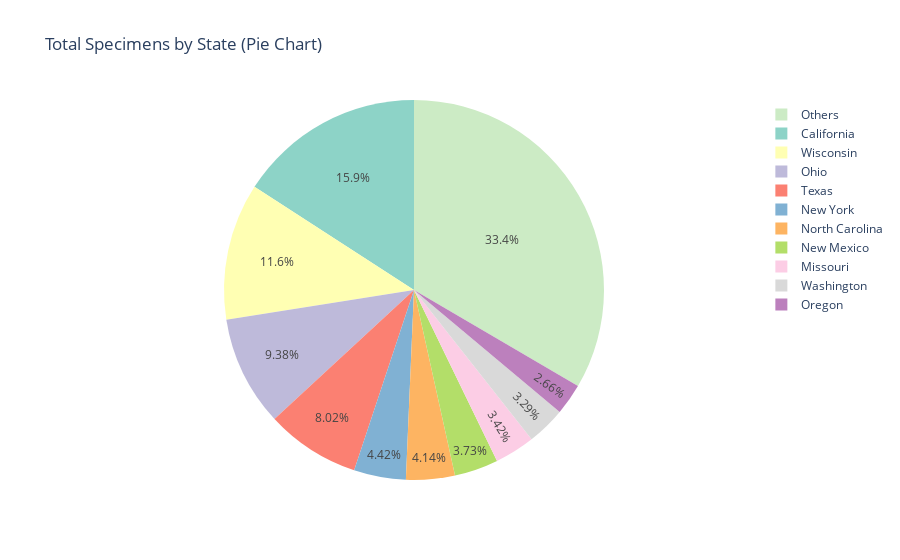

The notebook cell saved with this chart:
### Markdown cell above
This point graph plotted with matplotlib displays total number of specimens collected for virus types in flu cases.

### Code cell
# Converting 'TOTAL SPECIMENS' to numeric, ignoring errors
df['TOTAL_SPECIMENS'] = pd.to_numeric(df['TOTAL_SPECIMENS'], errors='coerce')

# Grouping data by 'REGION' and summing the 'TOTAL SPECIMENS'
state_data = df.groupby('REGION')['TOTAL_SPECIMENS'].sum()

# Sort the data in descending order
state_data_sorted = state_data.sort_values(ascending=False)

# Optionally, keep only the top 10 and group others
top_n = 10
others = state_data_sorted.iloc[top_n:].sum()
state_data_sorted = state_data_sorted.iloc[:top_n]
state_data_sorted['Others'] = others

# Create an interactive pie chart using Plotly
fig = px.pie(state_data_sorted, 
             names=state_data_sorted.index, 
             values=state_data_sorted,
             title="Total Specimens by State (Pie Chart)", 
             color=state_data_sorted.index,  # Adds colors to each slice
             color_discrete_sequence=px.colors.qualitative.Set3)  # A valid color palette

# Show the pie chart
fig.show()
fig.write_image("figure6.png")

### Figure 1 — Plotly figure (JSON) as saved in the notebook; plotly's stock layout.template omitted (floating-point values rounded to 4 significant figures)
{"data": [{"customdata": [["California"], ["Wisconsin"], ["Ohio"], ["Texas"], ["New York"], ["North Carolina"], ["New Mexico"], ["Missouri"], ["Washington"], ["Oregon"], ["Others"]], "domain": {"x": [0, 1], "y": [0, 1]}, "hovertemplate": "REGION=%{customdata[0]}<br>value=%{value}<extra></extra>", "labels": ["California", "Wisconsin", "Ohio", "Texas", "New York", "North Carolina", "New Mexico", "Missouri", "Washington", "Oregon", "Others"], "legendgroup": "", "marker": {"colors": ["rgb(141,211,199)", "rgb(255,255,179)", "rgb(190,186,218)", "rgb(251,128,114)", "rgb(128,177,211)", "rgb(253,180,98)", "rgb(179,222,105)", "rgb(252,205,229)", "rgb(217,217,217)", "rgb(188,128,189)", "rgb(204,235,197)"]}, "name": "", "showlegend": true, "type": "pie", "values": [102017, 74843, 60352, 51585, 28435, 26661, 24018, 21985, 21179, 17104, 215030]}], "layout": {"legend": {"tracegroupgap": 0}, "piecolorway": ["rgb(141,211,199)", "rgb(255,255,179)", "rgb(190,186,218)", "rgb(251,128,114)", "rgb(128,177,211)", "rgb(253,180,98)", "rgb(179,222,105)", "rgb(252,205,229)", "rgb(217,217,217)", "rgb(188,128,189)", "rgb(204,235,197)", "rgb(255,237,111)"], "title": {"text": "Total Specimens by State (Pie Chart)"}}}
